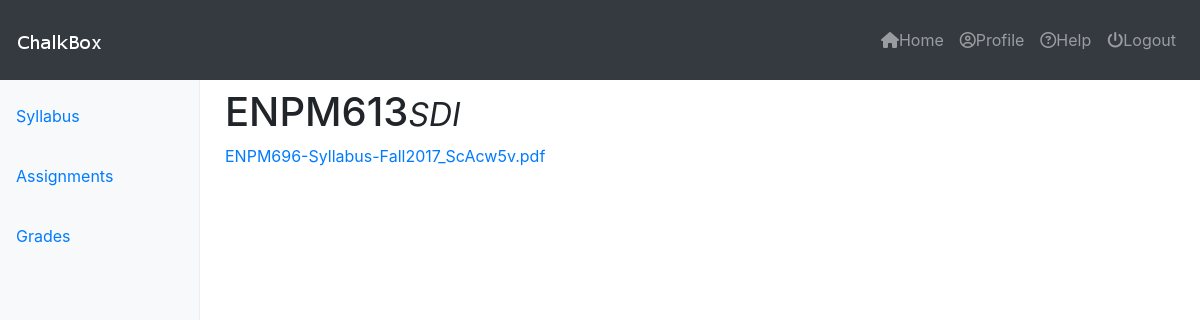
Page /courses/2/syllabus/ on the earlier database version.
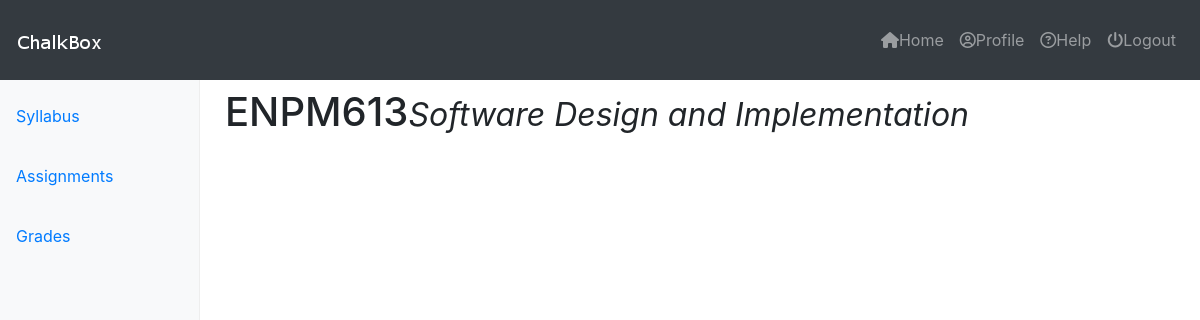
Same page on the later database version.
### courses/models.py (models this page shows, shortened)
class Course(models.Model):
    course_code = models.CharField(max_length=120)
    course_title = models.CharField(max_length=120)
    course_description = models.TextField(blank=True)
    updated     = models.DateTimeField(auto_now=True)
    timestamp   = models.DateTimeField(auto_now_add=True)
    syllabus	= models.FileField(null=True, blank=True)
    publish_syllabus   = models.BooleanField(default=False)

### courses/views.py (the view)
# urls.py: url(r'^(?P<cid>\d+)/syllabus/$', syllabus_view, name="syllabus_view"),
def syllabus_view(request, cid=None):
	instance = get_object_or_404(Course, id=cid)
	context = {
		"title": instance.course_title,
		"instance": instance,
	}
	return render(request, "course/syllabus.html", context)

### templates/course/syllabus.html (shortened to what this page needs)
{% extends "base_navbar.html" %}
{% block content %}
<div class="container-fluid">
	{% include "side_bar.html" with cid=instance.id %}
    <main role="main" class="col-sm-9 ml-sm-auto col-md-10 pt-2">
		<div class="content">
			<h1>{{ instance.course_code }}<small><i>{{ instance.course_title }}</i></small></h1>
			{% if instance.syllabus and instance.publish_syllabus %}
				<a href='{{ instance.syllabus.url }}'>{{ instance.syllabus }}</a>
			{% endif %}
		</div>
	</main>
</div>
{% endblock %}

Differences in the rows shown:
changed Course "ENPM613": course_title "SDI" → "Software Design and Implementation"; syllabus "ENPM696-Syllabus-Fall2017_ScAcw5v.pdf" → (not shown)
